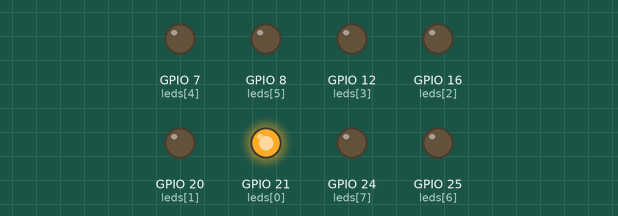
Bench run of a program on a simulated Raspberry Pi (BCM pin numbers). On the bench: output pins drawn as LEDs (lit = HIGH). At 4.8 s the program stops and its outputs stay as they are.

Above: at 0.1 s.
At 0.7 s:
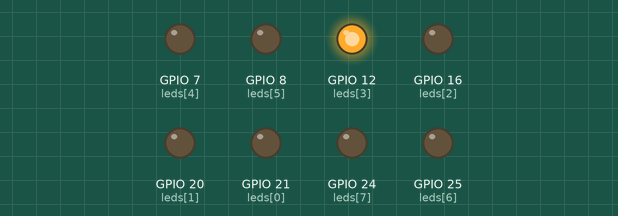
At 1.1 s:
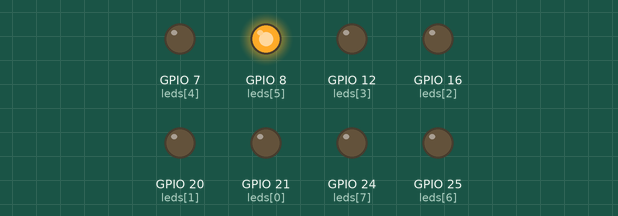
At 1.5 s:
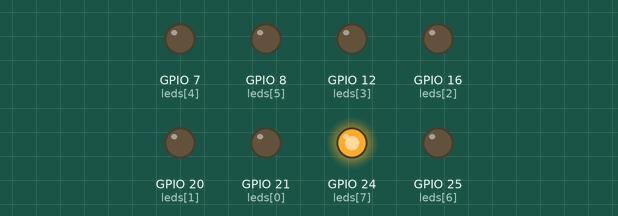
At 2.5 s:
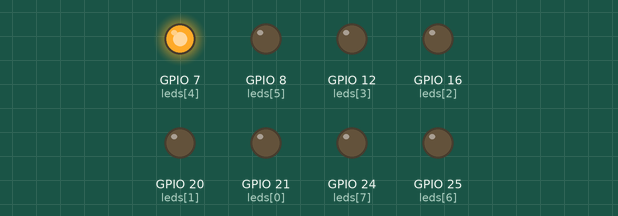
At 3.5 s:
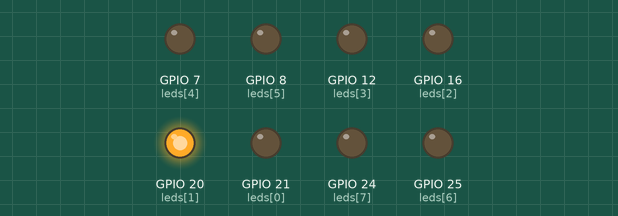
Timing chart, 0 to 3.8 s (numbered marks = the images above):
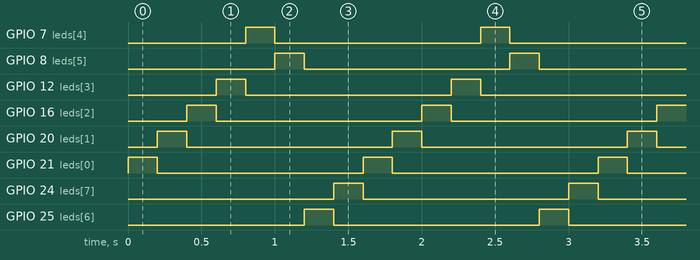

Measured:
- by itself, GPIO 7 (leds[4]), GPIO 8 (leds[5]), GPIO 12 (leds[3]), GPIO 24 (leds[7]), GPIO 25 (leds[6]): alternates HIGH for 0.20 s and LOW for 1.4 s
- by itself, GPIO 16 (leds[2]), GPIO 20 (leds[1]), GPIO 21 (leds[0]): alternates HIGH for 0.20 s and LOW for 1.4 s, 6 changes in all, then stays LOW

The program:

2-1-running-light.py
```python
import RPi.GPIO
import time

leds = [21, 20, 16, 12, 7, 8, 25, 24]
RPi.GPIO.setmode(RPi.GPIO.BCM)
RPi.GPIO.setup(leds, RPi.GPIO.OUT)
for j in range(3):
    for i in leds:
        RPi.GPIO.output(i, 1)
        time.sleep(0.2)
        RPi.GPIO.output(i, 0)
RPi.GPIO.output(leds, 0)
RPi.GPIO.cleanup()
```
